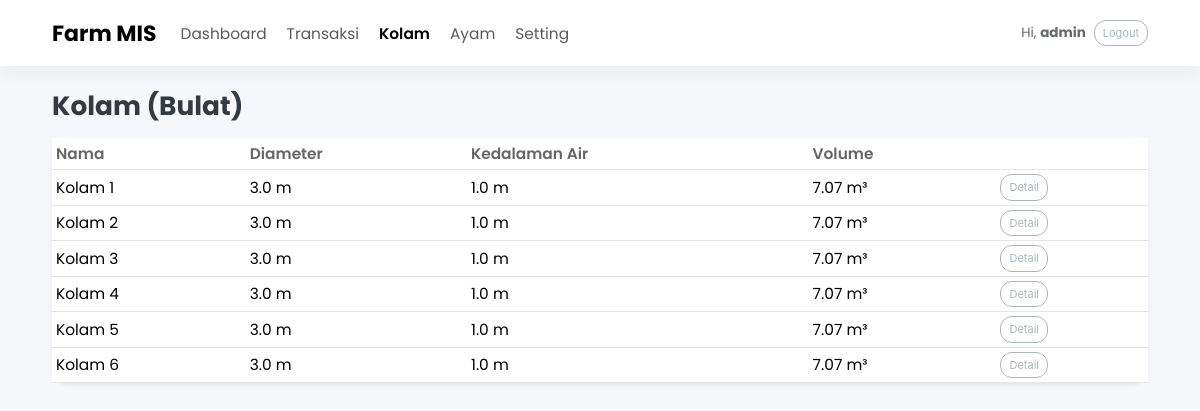
The app's page /ponds (signed in) with its own data.
### app.py (models this page shows, shortened)
class User(UserMixin, db.Model):
    id = db.Column(db.Integer, primary_key=True)
    username = db.Column(db.String(80), unique=True, nullable=False)
    password_hash = db.Column(db.String(255), nullable=False)
    role = db.Column(db.String(20), default="admin")

class Pond(db.Model):
    id = db.Column(db.Integer, primary_key=True)
    name = db.Column(db.String(80), nullable=False)
    shape = db.Column(db.String(20), default="circular")  # circular
    diameter_m = db.Column(db.Float, default=3.0)
    water_depth_m = db.Column(db.Float, default=1.0)
    stocking_rate_fish_per_m3 = db.Column(db.Float, default=150.0)   # ekor / m³
    biomass_capacity_kg_per_m3 = db.Column(db.Float, default=10.0)   # kg / m³
    def volume_m3(self) -> float:
        r = (self.diameter_m or 0) / 2.0
        h = (self.water_depth_m or 0)
        return math.pi * (r ** 2) * h

### app.py (the view)
@app.get("/ponds")
@login_required
def ponds():
    rows = Pond.query.order_by(Pond.id.asc()).all()
    return render_template("ponds.html", rows=rows)

### app.py (called while the page is built)
@login_manager.user_loader
def load_user(user_id):
    return db.session.get(User, int(user_id))

### templates/ponds.html
{% extends "base.html" %}
{% block content %}
<h4 class="fw-bold mb-3">Kolam (Bulat)</h4>
<div class="card shadow-sm">
  <div class="table-responsive">
    <table class="table table-sm align-middle m-0">
      <thead><tr><th>Nama</th><th>Diameter</th><th>Kedalaman Air</th><th>Volume</th><th></th></tr></thead>
      <tbody>
        {% for p in rows %}
        <tr>
          <td>{{ p.name }}</td>
          <td>{{ p.diameter_m }} m</td>
          <td>{{ p.water_depth_m }} m</td>
          <td>{{ "%.2f"|format(p.volume_m3()) }} m³</td>
          <td><a class="btn btn-outline-secondary btn-sm" href="{{ url_for('pond_detail', pond_id=p.id) }}">Detail</a></td>
        </tr>
        {% endfor %}
      </tbody>
    </table>
  </div>
</div>
{% endblock %}

### templates/base.html (shortened to what this page needs)
<!doctype html>
<html lang="id">
<head>
  <link rel="stylesheet"
        href="https://cdnjs.cloudflare.com/ajax/libs/bootswatch/5.3.8/litera/bootstrap.min.css">
</head>
<body>
  {% set ep = request.endpoint or "" %}
  {% if ep not in ["login", "login_post"] %}
  <nav class="navbar navbar-expand-lg bg-white">
    <div class="container-fluid wrap py-1">
      <a class="navbar-brand fw-bold" href="{{ url_for('dashboard') }}">Farm MIS</a>
      <div class="collapse navbar-collapse" id="navFarm">
        <ul class="navbar-nav me-auto gap-lg-1">
          <li class="nav-item"><a class="nav-link {% if ep=='dashboard' %}active fw-semibold{% endif %}" href="{{ url_for('dashboard') }}">Dashboard</a></li>
          <li class="nav-item"><a class="nav-link {% if ep=='transactions' %}active fw-semibold{% endif %}" href="{{ url_for('transactions') }}">Transaksi</a></li>
          <li class="nav-item"><a class="nav-link {% if ep in ['ponds','pond_detail'] %}active fw-semibold{% endif %}" href="{{ url_for('ponds') }}">Kolam</a></li>
          <li class="nav-item"><a class="nav-link {% if ep in ['flocks','flock_detail'] %}active fw-semibold{% endif %}" href="{{ url_for('flocks') }}">Ayam</a></li>
          <li class="nav-item"><a class="nav-link {% if ep=='settings' %}active fw-semibold{% endif %}" href="{{ url_for('settings') }}">Setting</a></li>
        </ul>
        <div class="d-flex align-items-center gap-2">
          {% if current_user.is_authenticated %}
            <span class="small text-muted">Hi, <b>{{ current_user.username }}</b></span>
            <a class="btn btn-outline-secondary btn-sm" href="{{ url_for('logout') }}">Logout</a>
          {% endif %}
        </div>
      </div>
    </div>
  </nav>
  {% endif %}
  <main class="container-fluid wrap py-4">
    {% block content %}{% endblock %}
  </main>
</body>
</html>

### templates/base.html (style rules this page uses)
:root { --radius: 16px; --shadow: 0 10px 24px rgba(0,0,0,.06); --page: 1120px; }
body { font-family: "Poppins", system-ui, -apple-system, Segoe UI, Roboto, Arial, sans-serif; background: #f6f7fb; }
.wrap { max-width: var(--page); margin: 0 auto; }
.navbar { box-shadow: 0 6px 18px rgba(0,0,0,.05); }
.card { border: 0; border-radius: var(--radius); box-shadow: var(--shadow); }
.btn, .form-control, .form-select { border-radius: 12px; }
.table thead th { color: rgba(0,0,0,.6); font-weight:600; }

### records on screen
User: username "admin"
Pond: name "Kolam 1", diameter_m "3.0", water_depth_m "1.0", volume_m3 "7.07"
Pond: name "Kolam 2", diameter_m "3.0", water_depth_m "1.0", volume_m3 "7.07"
Pond: name "Kolam 3", diameter_m "3.0", water_depth_m "1.0", volume_m3 "7.07"
Pond: name "Kolam 4", diameter_m "3.0", water_depth_m "1.0", volume_m3 "7.07"
Pond: name "Kolam 5", diameter_m "3.0", water_depth_m "1.0", volume_m3 "7.07"
Pond: name "Kolam 6", diameter_m "3.0", water_depth_m "1.0", volume_m3 "7.07"
